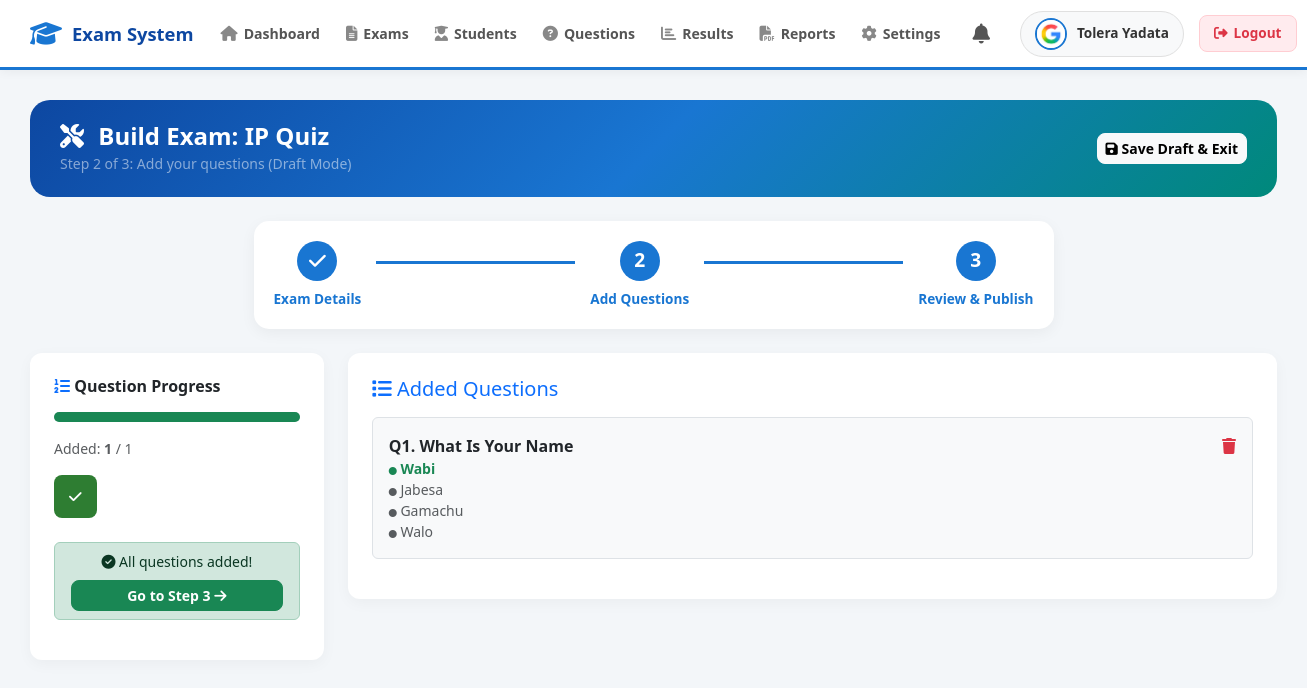
Page /teacher/build_exam.php?exam_id=1 (signed in) on the committed database.
### tables this page shows
CREATE TABLE `exams` (
  `exam_id` int(11) NOT NULL,
  `title` varchar(100) NOT NULL,
  `subject` varchar(100) NOT NULL,
  `exam_type` varchar(50) NOT NULL,
  `duration_minutes` int(11) NOT NULL,
  `start_time` datetime NOT NULL,
  `end_time` datetime NOT NULL,
  `description` text DEFAULT NULL,
  `created_by` int(11) NOT NULL,
  `created_at` datetime DEFAULT current_timestamp(),
  `status` varchar(20) DEFAULT 'Draft',
  `total_questions` int(11) DEFAULT 0
);

CREATE TABLE `users` (
  `user_id` int(11) NOT NULL,
  `name` varchar(100) NOT NULL,
  `email` varchar(100) NOT NULL,
  `username` varchar(50) NOT NULL,
  `password` varchar(255) NOT NULL,
  `role` varchar(20) NOT NULL,
  `status` varchar(10) DEFAULT 'Active',
  `created_at` datetime DEFAULT current_timestamp(),
  `profile_image` varchar(255) DEFAULT NULL
);

CREATE TABLE `questions` (
  `question_id` int(11) NOT NULL,
  `exam_id` int(11) NOT NULL,
  `question_text` text NOT NULL,
  `question_type` varchar(50) NOT NULL,
  `marks` int(11) DEFAULT 1,
  `explanation` text DEFAULT NULL,
  `order_no` int(11) DEFAULT NULL
);

CREATE TABLE `options` (
  `option_id` int(11) NOT NULL,
  `question_id` int(11) NOT NULL,
  `option_text` varchar(255) NOT NULL,
  `is_correct` tinyint(1) DEFAULT 0,
  `order_no` int(11) DEFAULT NULL
);

### teacher/build_exam.php (the view, shortened to what this page needs)
<?php
require_once ROOT_PATH . '/db_connect.php';
$teacher_id = $_SESSION['user_id'];
$exam_id = isset($_GET['exam_id']) ? intval($_GET['exam_id']) : 0;
$exam_query = $conn->query("SELECT * FROM exams WHERE exam_id = $exam_id AND created_by = $teacher_id");
$exam = $exam_query->fetch_assoc();
$q_count_result = $conn->query("SELECT COUNT(*) as count FROM questions WHERE exam_id = $exam_id");
$current_q_count = $q_count_result ? $q_count_result->fetch_assoc()['count'] : 0;
$total_needed = isset($exam['total_questions']) && $exam['total_questions'] > 0 ? $exam['total_questions'] : 1;
$questions = $conn->query("SELECT * FROM questions WHERE exam_id = $exam_id ORDER BY order_no ASC");
$is_complete = ($current_q_count >= $total_needed);
include ROOT_PATH . '/includes/header.php';
?>
<div class="main-content">
    <div class="page-header-box d-flex justify-content-between align-items-center mb-4">
        <div>
            <h4 class="m-0 fw-bold text-white"><i class="fas fa-tools me-2"></i> Build Exam: <?php echo htmlspecialchars($exam['title']); ?></h4>
            <small class="text-white-50">Step 2 of 3: Add your questions (Draft Mode)</small>
        </div>
        <a href="dashboard.php" class="btn btn-light btn-sm fw-bold"><i class="fas fa-save"></i> Save Draft & Exit</a>
    </div>
    <div class="wizard-progress mb-4">
        <div class="step active"><div class="step-icon"><i class="fas fa-check"></i></div><div class="step-text">Exam Details</div></div>
        <div class="step-line active"></div>
        <div class="step active"><div class="step-icon">2</div><div class="step-text">Add Questions</div></div>
        <div class="step-line <?php echo $is_complete ? 'active' : ''; ?>"></div>
        <div class="step <?php echo $is_complete ? 'active' : ''; ?>"><div class="step-icon">3</div><div class="step-text">Review & Publish</div></div>
    </div>
    <div class="row g-4">
        <div class="col-lg-3">
            <div class="card p-4 sticky-top" style="top: 90px;">
                <h6 class="fw-bold mb-3"><i class="fas fa-list-ol text-primary"></i> Question Progress</h6>
                <div class="progress mb-3" style="height: 10px;">
                    <div class="progress-bar bg-success" style="width: <?php echo ($total_needed > 0) ? ($current_q_count / $total_needed) * 100 : 0; ?>%;"></div>
                </div>
                <p class="text-muted small mb-3">Added: <strong><?php echo $current_q_count; ?></strong> / <?php echo $total_needed; ?></p>
                <div class="question-nav-grid">
                    <?php for($i = 1; $i <= $total_needed; $i++): ?>
                        <?php if($i <= $current_q_count): ?>
                            <div class="q-nav-box completed"><i class="fas fa-check"></i></div>
                        <?php else: ?>
                            <div class="q-nav-box pending"><?php echo $i; ?></div>
                        <?php endif; ?>
                    <?php endfor; ?>
                </div>
                <?php if($is_complete): ?>
                    <div class="alert alert-success mt-4 text-center py-2 small">
                        <i class="fas fa-check-circle"></i> All questions added!<br>
                        <a href="publish_exam.php?exam_id=<?php echo $exam_id; ?>" class="btn btn-success btn-sm mt-2 w-100">Go to Step 3 <i class="fas fa-arrow-right"></i></a>
                    </div>
                <?php else: ?>
                    <div class="alert alert-warning mt-4 text-center py-2 small">
                        <i class="fas fa-info-circle"></i> Add <?php echo ($total_needed - $current_q_count); ?> more question(s) to publish.
                    </div>
                <?php endif; ?>
            </div>
        </div>
        <div class="col-lg-9">
            <div class="card p-4">
                <h5 class="text-primary mb-3"><i class="fas fa-list"></i> Added Questions</h5>
                <?php if($questions && $questions->num_rows > 0): ?>
                    <?php $i = 1; while($q = $questions->fetch_assoc()): ?>
                        <div class="border rounded p-3 mb-3 bg-light">
                            <div class="d-flex justify-content-between">
                                <strong>Q<?php echo $i; ?>. <?php echo htmlspecialchars($q['question_text']); ?></strong>
                                <a href="build_exam.php?exam_id=<?php echo $exam_id; ?>&delete_q=<?php echo $q['question_id']; ?>" class="text-danger" onclick="return confirm('Delete this question?');"><i class="fas fa-trash"></i></a>
                            </div>
                            <?php
                            $opts = $conn->query("SELECT * FROM options WHERE question_id = {$q['question_id']} ORDER BY order_no ASC");
                            if($opts) {
                                while($opt = $opts->fetch_assoc()) {
                                    $check = $opt['is_correct'] ? 'text-success fw-bold' : 'text-muted';
                                    echo "<div class='small {$check}'><i class='fas fa-circle' style='font-size:0.5rem;'></i> " . htmlspecialchars($opt['option_text']) . "</div>";
                                }
                            }
                            ?>
                        </div>
                    <?php $i++; endwhile; ?>
                <?php else: ?>
                    <p class="text-muted text-center py-4">No questions added yet.</p>
                <?php endif; ?>
            </div>
        </div>
    </div>
</div>
<?php include ROOT_PATH . '/includes/footer.php'; ?>

### includes/header.php (shortened to what this page needs)
<?php
$header_img = null;
if (isset($conn) && isset($_SESSION['user_id'])) {
    $header_uid = $_SESSION['user_id'];
    $header_img_q = $conn->query("SELECT profile_image FROM users WHERE user_id = $header_uid");
    $header_img = ($header_img_q && $header_img_q->num_rows > 0) ? $header_img_q->fetch_assoc()['profile_image'] : null;
}
$base_path = (strpos($_SERVER['PHP_SELF'], '/admin/') !== false ||
              strpos($_SERVER['PHP_SELF'], '/teacher/') !== false ||
              strpos($_SERVER['PHP_SELF'], '/student/') !== false ||
              strpos($_SERVER['PHP_SELF'], '/shared/') !== false) ? "../" : "";
?>
<!DOCTYPE html>
<html lang="en">
<head>
    <link href="https://cdn.jsdelivr.net/npm/bootstrap@5.3.0/dist/css/bootstrap.min.css" rel="stylesheet">
    <link rel="stylesheet" href="https://cdnjs.cloudflare.com/ajax/libs/font-awesome/6.4.0/css/all.min.css">
</head>
<body>
<div class="top-navbar">
    <a href="<?php echo $base_path; ?>index.php" class="nav-brand">
        <i class="fas fa-graduation-cap"></i> Exam System
    </a>
    <div class="nav-menu">
        <?php include ROOT_PATH . '/includes/sidebar.php'; ?>
    </div>
    <div class="user-menu">
        <div class="nav-dropdown" style="margin-right: 10px;">
            <a href="#" class="dropdown-toggle bell-icon" data-bs-toggle="dropdown" aria-expanded="false" style="text-decoration: none; color: #555; position: relative; padding: 5px;">
                <i class="fas fa-bell fa-lg"></i>
            </a>
        </div>
        <div class="user-badge">
            <?php if (!empty($header_img)): ?>
                <img src="<?php echo $base_path; ?>assets/uploads/<?php echo htmlspecialchars($header_img); ?>" alt="Profile">
            <?php else: ?>
                <i class="fas fa-user-circle"></i>
            <?php endif; ?>
            <span><?php echo htmlspecialchars($_SESSION['name']); ?></span>
        </div>
        <a href="<?php echo $base_path; ?>logout.php" class="logout-btn">
            <i class="fas fa-sign-out-alt"></i> Logout
        </a>
    </div>
</div>

### teacher/build_exam.php (style rules this page uses)
.page-header-box { background: linear-gradient(135deg, #0d47a1, #1976d2, #00897b); padding: 22px 30px; border-radius: 20px; }
.wizard-progress { display: flex; justify-content: space-between; align-items: center; max-width: 800px; margin: 0 auto; padding: 20px; background: white; border-radius: 15px; box-shadow: 0 4px 15px rgba(0,0,0,0.05); }
.step { display: flex; flex-direction: column; align-items: center; opacity: 0.5; }
.step.active { opacity: 1; }
.step-icon { width: 40px; height: 40px; border-radius: 50%; background: #e2e8f0; color: #64748b; display: flex; align-items: center; justify-content: center; font-weight: bold; font-size: 1.2rem; margin-bottom: 8px; }
.step.active .step-icon { background: #1976d2; color: white; }
.step-text { font-size: 0.85rem; font-weight: 600; color: #64748b; }
.step.active .step-text { color: #1976d2; }
.step-line { flex: 1; height: 3px; background: #e2e8f0; margin: 0 15px; margin-bottom: 25px; }
.step-line.active { background: #1976d2; }
.question-nav-grid { display: grid; grid-template-columns: repeat(5, 1fr); gap: 8px; }
.q-nav-box { aspect-ratio: 1; display: flex; align-items: center; justify-content: center; border-radius: 8px; font-weight: bold; font-size: 0.9rem; }
.q-nav-box.completed { background: #2e7d32; color: white; }

### rows in the picture
exams: exam_id.profile_image (picture), title "IP Quiz", total_questions "1"
questions: question_text "What Is Your Name"
options: option_text "Wabi"
options: option_text "Jabesa"
options: option_text "Gamachu"
options: option_text "Walo"

### other values in the picture
$_SESSION['name'] "Tolera Yadata"
$current_q_count "1"
